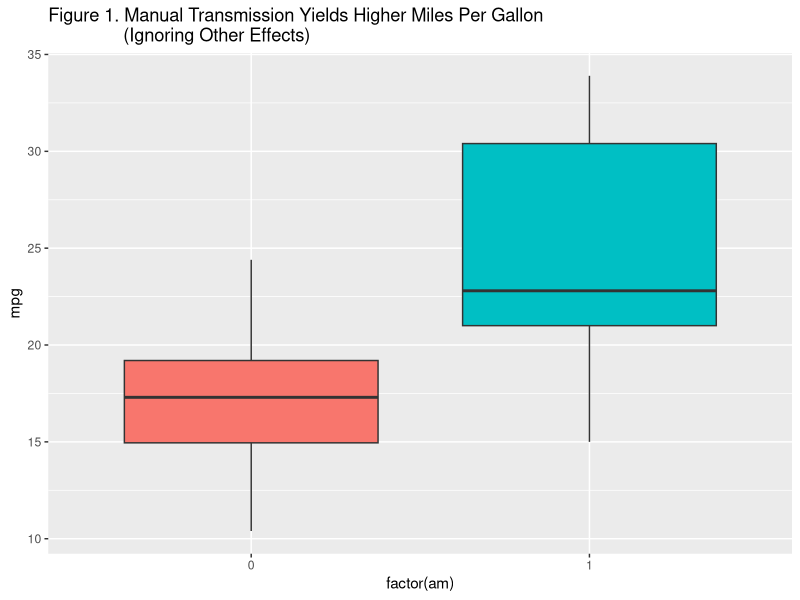
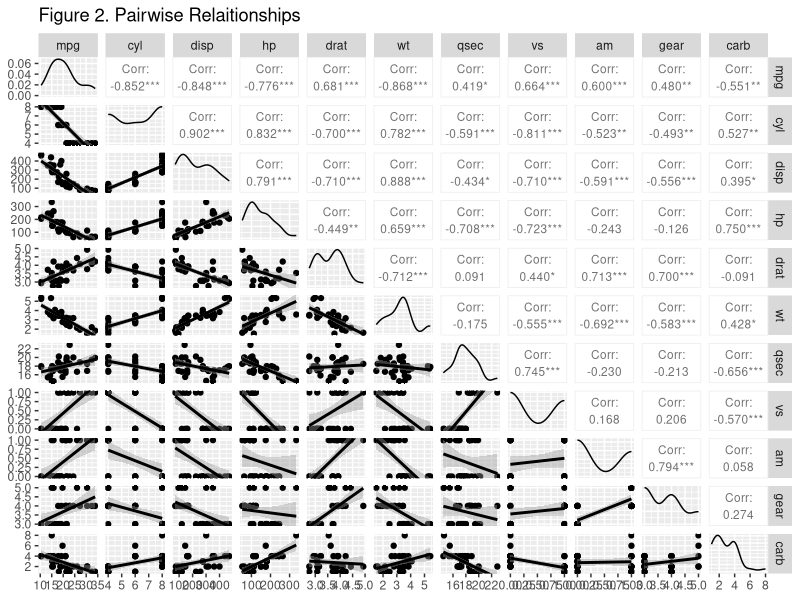
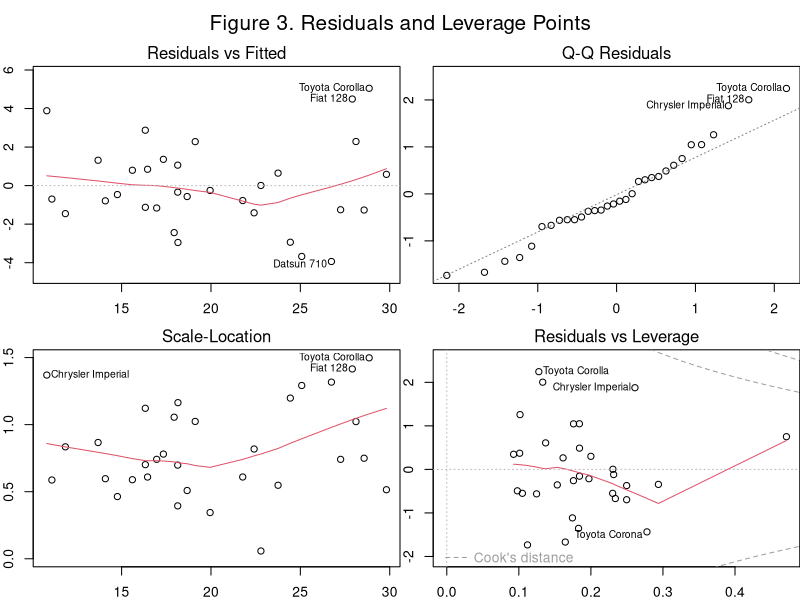

Write R code to recreate these figures, in order.
## ---- chunk 1
data(mtcars)
head(mtcars, 2)
paste("Observations:", nrow(mtcars), ", Variables:", ncol(mtcars))
## ---- chunk 2
fit_initial <- lm(mpg ~ factor(am), mtcars)
## ---- chunk 3
summary(fit_initial)$coef

paste("Adjusted R Squared:", round(summary(fit_initial)$adj.r.squared,2))
paste("Confidence Interval:(",round(confint(fit_initial)[2,][1],2),",",round(confint(fit_initial)[2,][2],2),")")
## ---- chunk 4
fit_1 <- lm(mpg ~ factor(am), mtcars)
fit_2 <- lm(mpg ~ factor(am) + factor(cyl) + disp, mtcars)
fit_3 <- lm(mpg ~ factor(am) + factor(cyl) + disp + hp, mtcars)
fit_4 <- lm(mpg ~ factor(am) + factor(cyl) + disp + hp + drat, mtcars)
fit_5 <- lm(mpg ~ factor(am) + factor(cyl) + disp + hp + drat + wt, mtcars)
fit_6 <- lm(mpg ~ factor(am) + factor(cyl) + disp + hp + drat + wt + qsec, mtcars)
fit_7 <- lm(mpg ~ factor(am) + factor(cyl) + disp + hp + drat + wt + qsec + factor(vs) + factor(gear) + factor(carb), mtcars)
anova(fit_1, fit_2, fit_3, fit_4, fit_5, fit_6, fit_7)
## ---- chunk 5
fit <- lm(mpg ~ factor(am) + factor(cyl) + hp + wt, mtcars)
## ---- chunk 6
summary(fit)$coef
paste("Adjusted R Squared: ",round(summary(fit)$adj.r.squared,2))
## ---- chunk 7
require(GGally); require(ggplot2)
## ---- chunk 8
f <- ggplot(mtcars, aes(x =  factor(am), y = mpg, fill = factor(am)))
f <- f + geom_boxplot()
f <- f + theme(legend.position = "non")
f <- f + ggtitle("Figure 1. Manual Transmission Yields Higher Miles Per Gallon \n               (Ignoring Other Effects)")
f
## ---- chunk 9
g <- ggpairs(mtcars, lower = list(continuous = "smooth"), upper = list(continuous = wrap("cor", size = 3)))
g <- g + ggtitle("Figure 2. Pairwise Relaitionships")
g
## ---- chunk 10
par(mfrow = c(2, 2), oma = c(0,0,2,0), mar=c(2,2,2,0))
plot(fit, sub.caption = "Figure 3. Residuals and Leverage Points")

